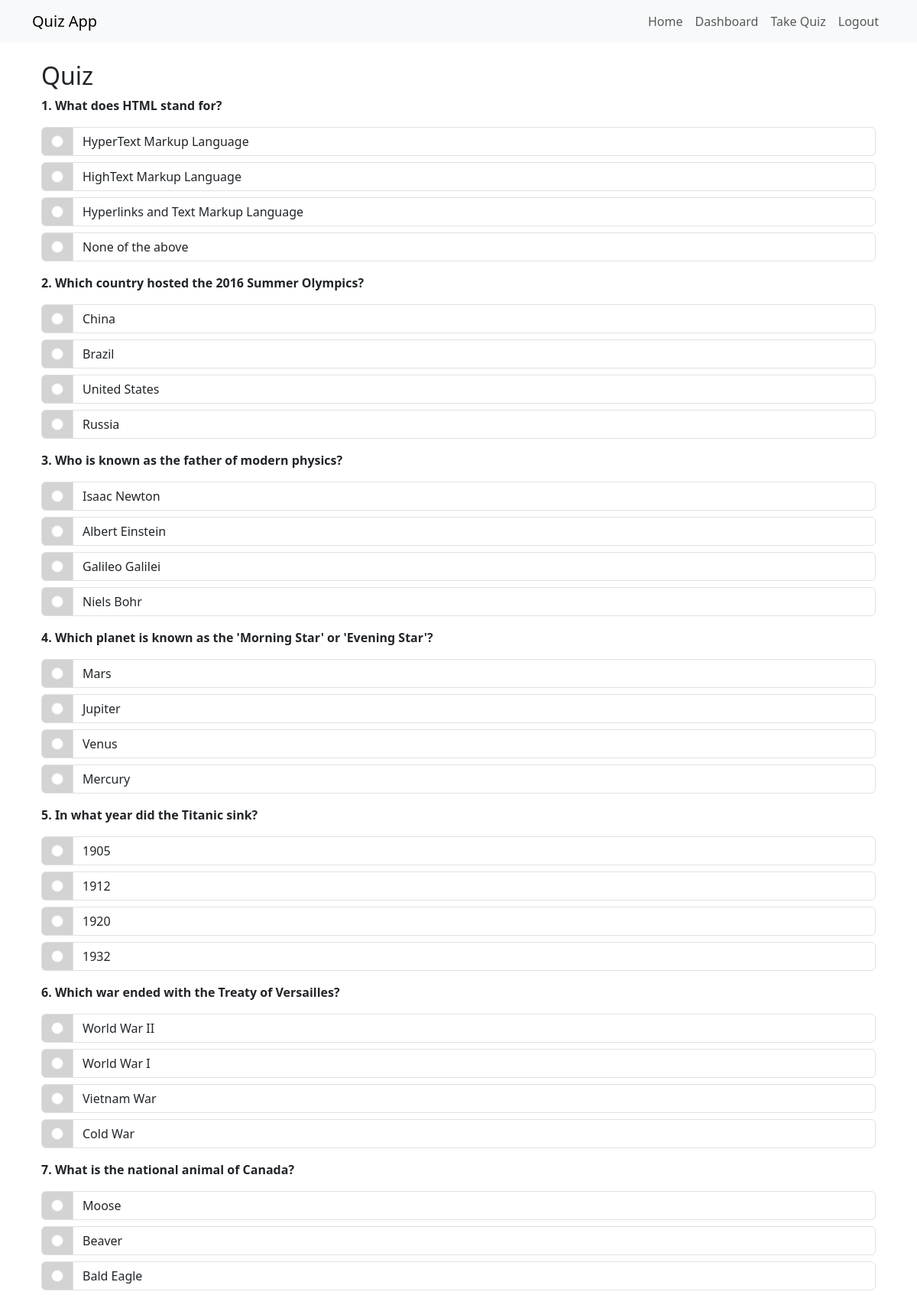
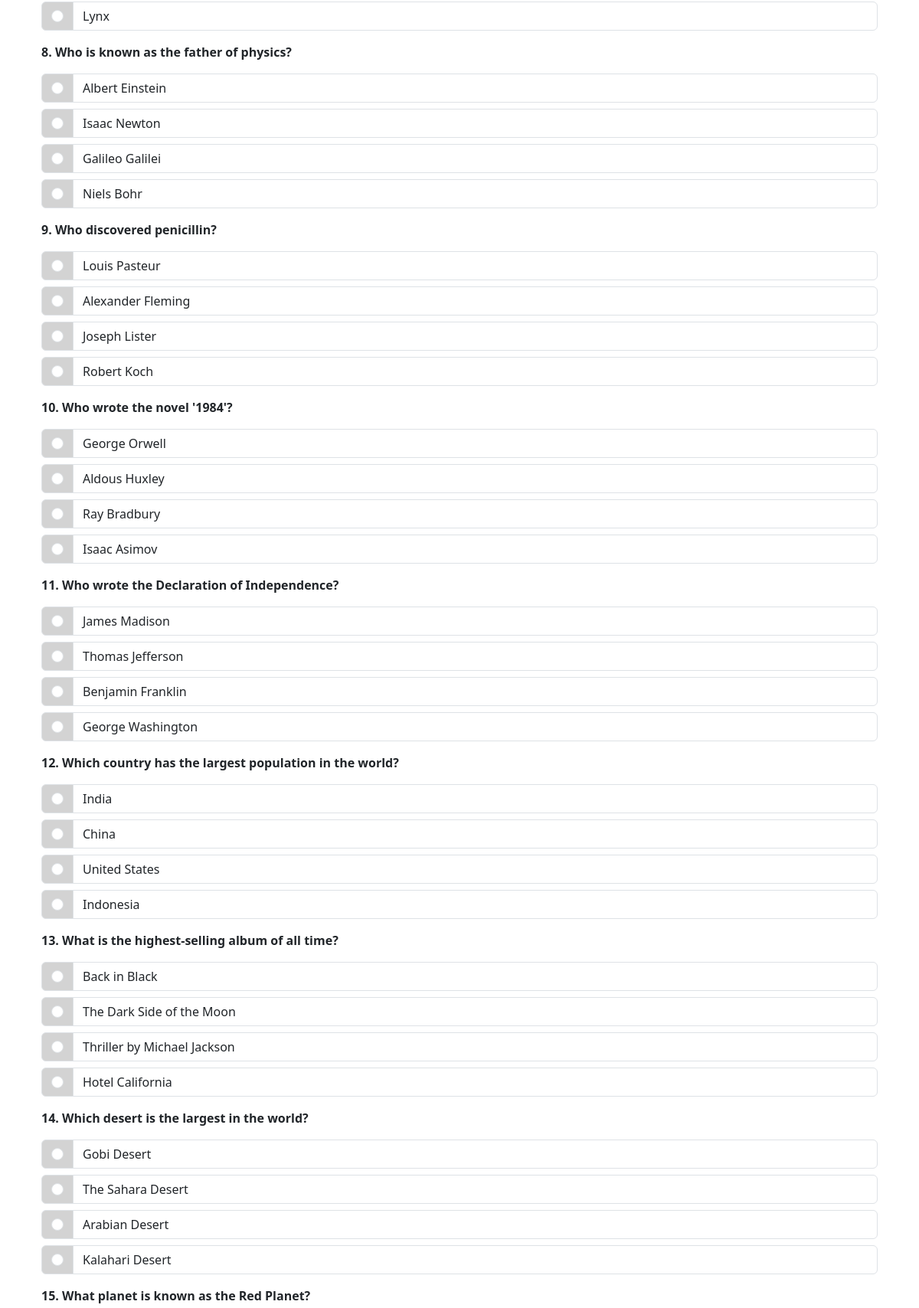
Page /quiz (signed in, upper part) on the committed database (2 pictures, top to bottom).
### app/models.py (models this page shows, shortened)
class QuizQuestion(db.Model):
    id = db.Column(db.Integer, primary_key=True)
    question_text = db.Column(db.String(500), nullable=False)
    answer_a = db.Column(db.String(100), nullable=False)
    answer_b = db.Column(db.String(100), nullable=False)
    answer_c = db.Column(db.String(100), nullable=False)
    answer_d = db.Column(db.String(100), nullable=False)
    correct_answer = db.Column(db.String(1), nullable=False)
    @property
    def options(self):
        return [
            {"id": "A", "text": self.answer_a},
            {"id": "B", "text": self.answer_b},
            {"id": "C", "text": self.answer_c},
            {"id": "D", "text": self.answer_d},
        ]

### app/routes.py (the view, shortened to what this page needs)
@main.route('/quiz', methods=['GET', 'POST'])
@login_required
def quiz():
    def get_correct_answer(question_id):
        question = QuizQuestion.query.get(question_id)
        return question.correct_answer if question else None
    print("This is the GET section of the quiz route")
    questions = get_random_questions()
    session['quiz_questions'] = [question.id for question in questions]
    print("Generated Questions IDs (GET):", session['quiz_questions'])
    return render_template('quiz.html', questions=questions)

### app/routes.py (called while the page is built)
@login_manager.user_loader
def load_user(user_id):
    return User.query.get(int(user_id))

### app/services/quiz_service.py (called while the page is built)
def get_random_questions(num_questions=20):
    questions = QuizQuestion.query.all()
    return random.sample(questions, min(num_questions, len(questions)))

### app/templates/quiz.html (shortened to what this page needs)
{% extends "base.html" %}
{% block content %}
    <div class="container mt-4">
        <h2>Quiz</h2>
        <form method="POST" action="{{ url_for('main.quiz') }}">
            {% if questions %}
                {% for question in questions %}
                    <div class="mb-3">
                        <p><strong>{{ loop.index }}. {{ question.question_text }}</strong></p>
                        {% for option in question.options %}
                            <div class="input-group mb-2">
                                <div class="input-group-text" style="background-color: #D3D3D3">
                                    <input class="form-check-input mt-0" type="radio" name="answer_{{ question.id }}" value="{{ option.id }}">
                                </div>
                                <span class="form-control">{{ option.text }}</span>
                            </div>
                        {% endfor %}
                    </div>
                {% endfor %}
            {% else %}
                <p>No questions available.</p>
            {% endif %}
        </form>
    </div>
{% endblock %}

### rows in the picture
QuizQuestion: question_text "What does HTML stand for?", text "HyperText Markup Language", text "HighText Markup Language", text "Hyperlinks and Text Markup Language", text "None of the above"
QuizQuestion: question_text "Which country hosted the 2016 Summer Olympics?", text "China", text "Brazil", text "United States", text "Russia"
QuizQuestion: question_text "Who is known as the father of modern physics?", text "Isaac Newton", text "Albert Einstein", text "Galileo Galilei", text "Niels Bohr"
QuizQuestion: question_text "Which planet is known as the 'Morning Star' or 'Evening Star'?", text "Mars", text "Jupiter", text "Venus", text "Mercury"
QuizQuestion: question_text "In what year did the Titanic sink?", text "1905", text "1912", text "1920", text "1932"
QuizQuestion: question_text "Which war ended with the Treaty of Versailles?", text "World War II", text "World War I", text "Vietnam War", text "Cold War"
QuizQuestion: question_text "What is the national animal of Canada?", text "Moose", text "Beaver", text "Bald Eagle", text "Lynx"
QuizQuestion: question_text "Who is known as the father of physics?", text "Albert Einstein", text "Isaac Newton", text "Galileo Galilei", text "Niels Bohr"
QuizQuestion: question_text "Who discovered penicillin?", text "Louis Pasteur", text "Alexander Fleming", text "Joseph Lister", text "Robert Koch"
QuizQuestion: question_text "Who wrote the novel '1984'?", text "George Orwell", text "Aldous Huxley", text "Ray Bradbury", text "Isaac Asimov"
QuizQuestion: question_text "Who wrote the Declaration of Independence?", text "James Madison", text "Thomas Jefferson", text "Benjamin Franklin", text "George Washington"
QuizQuestion: question_text "Which country has the largest population in the world?", text "India", text "China", text "United States", text "Indonesia"
QuizQuestion: question_text "What is the highest-selling album of all time?", text "Back in Black", text "The Dark Side of the Moon", text "Thriller by Michael Jackson", text "Hotel California"
QuizQuestion: question_text "Which desert is the largest in the world?", text "Gobi Desert", text "The Sahara Desert", text "Arabian Desert", text "Kalahari Desert"
QuizQuestion: question_text "What planet is known as the Red Planet?"
